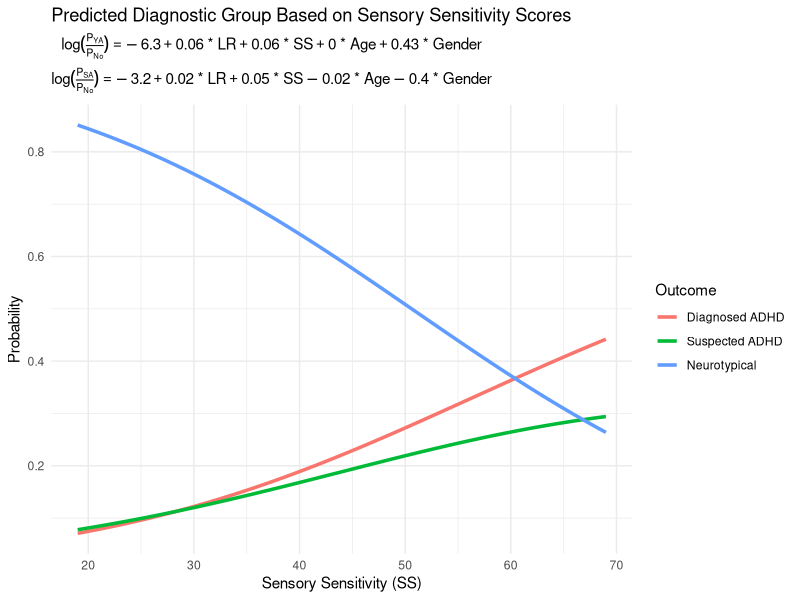

This figure's R source:
#These are R packages that help graphically display data
library(ggplot2)
library(dplyr)
library(tidyverse)
#adding in beta values into variables (this is entered into a vector which is how R reads data)
beta_YA <- c(intercept = -6.3, LR = 0.06, SS = 0.06, Age = 0.00, Gender = 0.43)
beta_SA <- c(intercept = -3.2, LR = 0.02, SS = 0.05, Age = -0.02, Gender = -0.45)

ss_values <- seq(19, 69, length.out = 100)  #19 is the min and 69 is the max, 100 is the spacing between values and how they are read
df <- expand.grid(SS = ss_values, LR = 37.43, Age = 22, Gender = 1)   #here, I'm pulling out the variable I created above and adding the means from LR scores and age. 
#Gender is 1 (male) because it was what was available in the SPSS output. I am adding it to a data frame which is a collection of vectors. 


df <- df %>%
  mutate(
    lin_YA = beta_YA["intercept"] + beta_YA["LR"] * LR + beta_YA["SS"] * SS + beta_YA["Age"] * Age + beta_YA["Gender"] * Gender,
    lin_SA = beta_SA["intercept"] + beta_SA["LR"] * LR + beta_SA["SS"] * SS + beta_SA["Age"] * Age + beta_SA["Gender"] * Gender
  )

df <- df %>%
  mutate(
    exp_YA = exp(lin_YA),
    exp_SA = exp(lin_SA),
    sum_exp = 1 + exp_YA + exp_SA,
    prob_YA = exp_YA / sum_exp,
    prob_SA = exp_SA / sum_exp,
    prob_NoA = 1 / sum_exp
  )
#these last two steps relate to the mathematical calculation of probability in regression models. 
#Specifically, I am using the softmax function which is used for multinominal logistic regression.
df_long <- df %>%
  select(SS, prob_YA, prob_SA, prob_NoA) %>%
  pivot_longer(cols = starts_with("prob_"), names_to = "Outcome", values_to = "Probability") 
#this step involves changing the format of my data/vectors so that it can be read by the package I use to plot
#These are the labels for the lines
subtitle_text <- paste0(
  "P(Y) = exp(", 
  round(beta_YA["intercept"], 2), " + ", round(beta_YA["LR"], 2), " * LR + ", 
  round(beta_YA["SS"], 2), " * SS + ", round(beta_YA["Age"], 2), " * Age + ", 
  round(beta_YA["Gender"], 2), " * Gender) / sum(exp)"
)

df_long$Outcome <- factor(df_long$Outcome, levels = c("prob_YA", "prob_SA", "prob_NoA"),
                          labels = c("Diagnosed ADHD", "Suspected ADHD", "Neurotypical"))
#This is my actual plot where I have defined my axes and their labels and my main title. 
#I defined my subtitle using a syntax that writes the equation as text rather than code 
ggplot(df_long, aes(x = SS, y = Probability, color = Outcome)) +
  geom_line(size = 1.2) +
  labs(
    title = "Predicted Diagnostic Group Based on Sensory Sensitivity Scores",
    subtitle = bquote(
      atop(
        log(frac(P[YA], P[No])) == -6.3 + 0.06 ~ "*" ~ LR + 0.06 ~ "*" ~ SS + 0.00 ~ "*" ~ Age + 0.43 ~ "*" ~ Gender,
        log(frac(P[SA], P[No])) == -3.2 + 0.02 ~ "*" ~ LR + 0.05 ~ "*" ~ SS - 0.02 ~ "*" ~ Age - 0.40 ~ "*" ~ Gender
      )
    ),
    x = "Sensory Sensitivity (SS)",
    y = "Probability"
  ) +
  theme_minimal()






